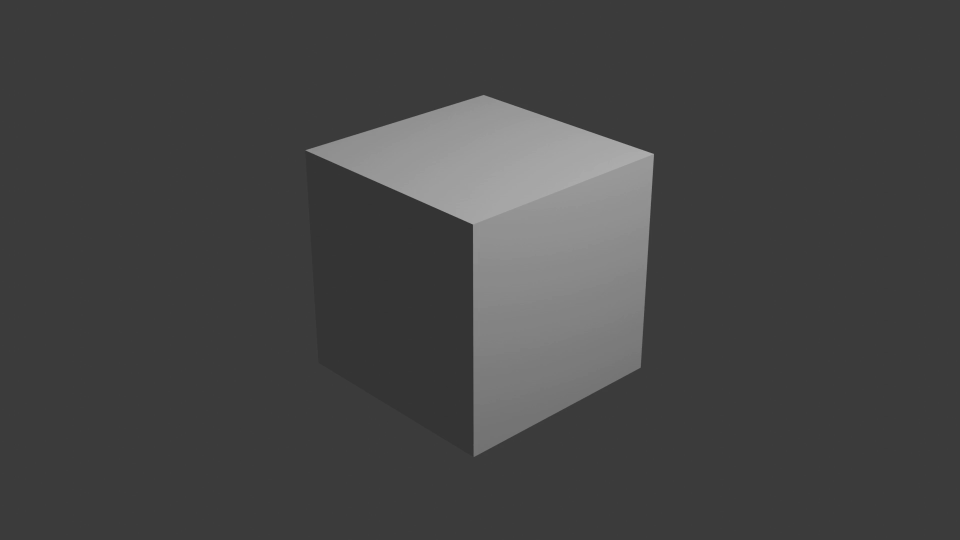
#> input picture frame 25 of Renders/2023-12-01.mp4, 1920 x 1080 px, given in place of the camera (shown at 1/2 size)
$ python cv_testing.py
#> lines starting #> are read from the running program, lines starting #| are printed output that depends on the picture; after the words box and inside, x2 and y2 are one past the last pixel; in counts of white or black regions, pixels touching at a corner belong together
### MotionTracker.py
import cv2
import numpy as np
import time
from datetime import datetime
import os
import seaborn as sns
from tkinter import Tk
import matplotlib.pyplot as plt
import pyautogui

# [4 lines of commented-out code are left out]


class MotionTracker():

    # [40 lines left out: functions __init__, set_focus, get_frame_diff, preprocess_frame, track_motion, render_text, not called in this run]


class VideoRecorder():

    # [49 lines left out: functions __init__, save_video, record_video, check_trigger, not called in this run]


class PartyGlow():

    def __init__(self):
        self.color_code = 0
        self.start = time.time()

    def init_frame_glow(self, frame):
        self.frame_glow = np.zeros(shape=(frame.shape[0], frame.shape[1], 3), dtype="float")

    # [7 lines left out: function get_frame_glow, not called in this run]

    def get_color(self):
        now = time.time()
        self.color_code = int((round(now-self.start, 0)%30)/10)

    # [10 lines left out: functions party_glow, add_party_glow, not called in this run]


class Timelapse():

    # [19 lines left out: functions __init__, save_photo, not called in this run]


class Figure():

    # [77 lines left out: functions __init__, get_current_dist, update_figure, not called in this run]


class ServoMotor():

    # [18 lines left out: functions __init__, move, not called in this run]


class LCD():

    def __init__(self):
        self.lcd = CharLCD(cols=16, rows=2, pin_rs=37, pin_e=35, pins_data=[33, 31, 29, 23], numbering_mode=GPIO.BOARD)
        self.lcd.clear()

    def update(self, text):
        self.lcd.clear()
        self.lcd.write_string(f"Curr angle: {text:.0f}")


class BackgroundVideo():

    # [22 lines left out: functions __init__, load_video, current_frame, not called in this run]


class Camera():

    def __init__(self, cam, pi):
        self.cam, self.pi = cam, pi
        self.width, self.height = 1280, 720

        if self.cam:
            if self.pi:
                self.cap = Picamera2()
                video_config = self.cap.create_video_configuration(main={"size": (self.width, self.height), "format": "BGR888"})
                self.cap.configure(video_config)
                self.cap.start()
            else:
                # self.cap = cv2.VideoCapture(0) # Laptop
                self.cap = cv2.VideoCapture(0, cv2.CAP_DSHOW)
                # self.cap.set(cv2.CAP_PROP_EXPOSURE, 10)
                # self.cap.set(cv2.CAP_PROP_AUTO_EXPOSURE, 1) # auto mode

                self.cap.set(cv2.CAP_PROP_FRAME_WIDTH, self.width)
                self.cap.set(cv2.CAP_PROP_FRAME_HEIGHT, self.height)


                # cv2.namedWindow("Filter", cv2.WINDOW_NORMAL)
                # cv2.setWindowProperty("Filter", cv2.WND_PROP_FULLSCREEN, cv2.WINDOW_FULLSCREEN)

    def read(self):
        if self.cam:
            ret, src_frame = (True, self.cap.capture_array()) if self.pi else self.cap.read()
#> src_frame is the input picture: shape (1080, 1920, 3); min 46, max 175, mean 68.3
        else:
            ret, src_frame = (True, pyautogui.screenshot())
            src_frame = np.array(src_frame)
        if not ret:
            print("Error: cap not found")
            self.quit()
        return src_frame

    def quit(self):
        if self.cam:
            self.cap.release()
            cv2.destroyAllWindows()
        quit()


class Trajectory():

    def __init__(self, n_points=10):
        self.n_points = n_points
        self.trajectory_list = []

    # [10 lines left out: function get_image_moments, not called in this run]


class Lambda():

    def __init__(self, lamb_func=lambda x: (x)):
        self.lamb_func = lamb_func

    def __call__(self, lamb_func, frame):
        return lamb_func(frame)


class MotionTrackerManager():

    def __init__(self, *, mtracker=True, rec=False, party=False, fig=False, bgv=False, t_lapse=False, cam=True, trajec=False, pi=False, servo=False, lcd_bool=False, lamb_bool=False):
        self.mtracker = mtracker
        self.rec = rec
        self.party = party
        self.fig = fig
        self.bgv = bgv
        self.t_lapse = t_lapse
        self.cam = cam
        self.trajec = trajec
        self.pi = pi
        self.servoMotor_bool = servo
        self.lcd_bool = lcd_bool
        self.lamb_bool = lamb_bool

        self.width_corr, self.height_corr = [0, 0], [0, 0] # [150, 250] # width, height

        self.camera = Camera(cam=self.cam, pi=self.pi)
        if self.mtracker: self.motionTracker = MotionTracker(self.width_corr, self.height_corr)
        if self.rec: self.videoRecorder = VideoRecorder()
        if self.party: self.partyGlow = PartyGlow()
        if self.fig: self.figure = Figure()
        if self.bgv: self.backgroundVideo = BackgroundVideo() # self.b_video = self.backgroundVideo.load_video()
        if self.t_lapse: self.timelapse = Timelapse()
        if self.trajec: self.trajectory = Trajectory()
        if self.servoMotor_bool: self.servoMotor = ServoMotor((self.camera.width, self.camera.height))
        if self.lcd_bool: self.lcd = LCD()
        if self.lamb_bool: self.lamb = Lambda()


    def run(self):

        while True:
            src_frame = self.camera.read()

            if self.lamb_bool:
                frame_test = self.lamb(self.lamb_func, frame=src_frame.copy())
            if self.mtracker:
                frame = self.motionTracker.preprocess_frame(frame=src_frame.copy())
                frame_diff, diff = self.motionTracker.track_motion(frame=frame)
            if self.t_lapse:
                self.timelapse.save_photo(frame=src_frame)
            if self.rec:
                self.videoRecorder.record_video(frame=src_frame, diff=diff)

            if self.trajec:
                self.trajectory.get_image_moments(frame=frame_diff)
                if self.servoMotor_bool:
                    self.servoMotor.move(coor=(self.trajectory.trajectory_list[-1]))
                if self.lcd_bool:
                    self.lcd.update(text=self.servoMotor.curr_angle)

            if self.fig:
                self.figure.update_figure(x=diff)
            if self.party:
                party_glow = self.partyGlow.party_glow(frame_diff=frame_diff)
                frame = self.partyGlow.add_party_glow(frame=frame, party_glow=party_glow)

                if self.bgv:
                    frame = self.backgroundVideo.current_frame()
                    party_glow = np.array(party_glow, dtype="float")
                    frame = np.array(frame, dtype="float")
                    frame += party_glow*3
                    frame = np.where(frame>255, 255, frame)
                    frame = np.array(frame, dtype="uint8")

            # cv2.rectangle(debug_frame, (self.width_corr[0], self.height_corr[0]), (self.width_corr[1], self.height_corr[1]), (0,255,0))
            if self.trajec:
                cv2.rectangle(src_frame, (int(self.trajectory.trajectory_list[-1][0]), int(self.trajectory.trajectory_list[-1][1])), (int(self.trajectory.trajectory_list[-1][0])+10, int(self.trajectory.trajectory_list[-1][1])+10), (0,255,0), thickness=10)
            if self.lamb_bool:
                cv2.imshow("Lambda", frame_test)
            # cv2.imshow("Filter", frame_diff)
            cv2.imshow("Source", src_frame)

            if cv2.waitKey(1) & 0xFF == ord("q"):
                self.camera.quit()
            if cv2.waitKey(1) & 0xFF == ord("1"):
                self.partyGlow = PartyGlow()
                self.partyGlow.init_frame_glow(frame=frame)
                self.party = not(self.party)


# [15 lines that do not run on import are left out]

### cv_testing.py
import MotionTracker as mt
import numpy as np
import cv2


# [21 lines left out: function histogram_equalize, not called in this run]


element = cv2.getStructuringElement(cv2.MORPH_CROSS,(3,3))
def erode(frame):
    return cv2.erode(frame, kernel=element)

def dilate(frame):
    return cv2.dilate(frame, kernel=element)

def hough_transform(frame):
    temp = cv2.cvtColor(frame, cv2.COLOR_BGR2GRAY)
    temp = cv2.Canny(temp, 100, 150, apertureSize=3)
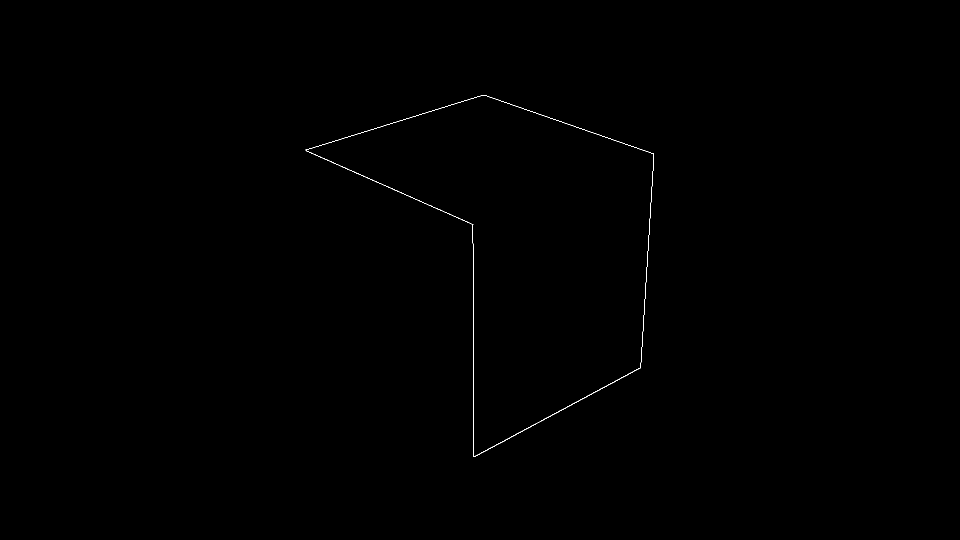
#> temp: shape (1080, 1920) (shown at 1/2 size); 0.12% white in thin lines or dots, all inside (x1, y1, x2, y2) = (611, 190, 1308, 914)

    thetas = np.linspace(-np.pi/2, np.pi/2, 180)
    hough_space = np.zeros_like(frame)
    p = np.where(temp)
#> p = 2486 positions, rows 190 to 913, columns 611 to 1307
    r = p[0][:, None]*np.cos(thetas) + p[1][:, None]*np.sin(thetas)
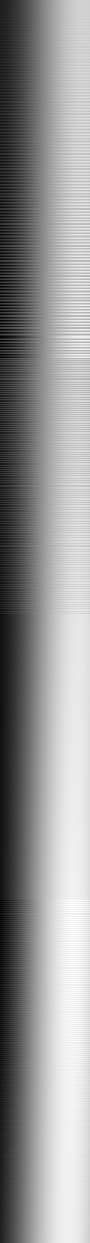
#> r: shape (2486, 180) float64 (shown at 1/2 size); min -1307, max 1476.9, mean 324.6; drawn with min black and max white
    r = np.clip(r, -frame.shape[0], frame.shape[0]-1)
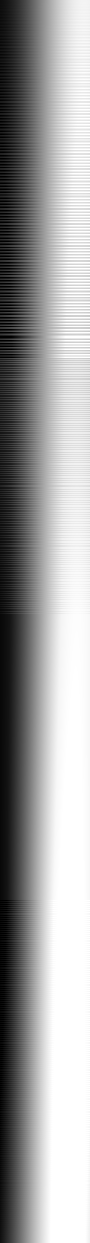
#> r: shape (2486, 180) float64 (shown at 1/2 size); min -1080, max 1079, mean 289.6; drawn with min black and max white


    for x in np.array_split(r, indices_or_sections=10):
        for i in range(len(thetas)):
            hough_space[x[:,i].astype(int), i*7:(i+1)*7] += 255//10
#> this loop made 10 passes
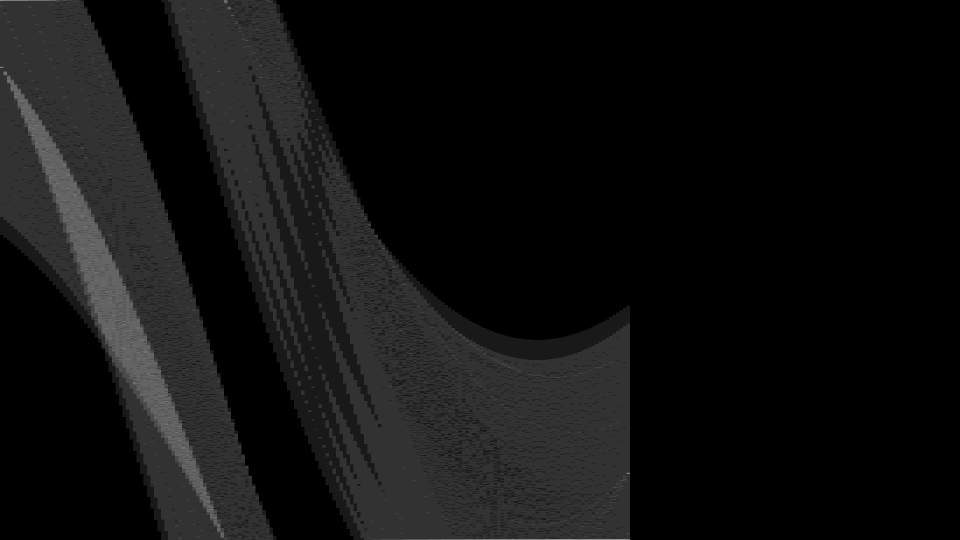
#> hough_space: shape (1080, 1920, 3) (shown at 1/2 size); min 0, max 250, mean 16.7
    lines = None
    # lines = cv2.HoughLines(temp, rho=1, theta=np.pi/180, threshold=250)
    if lines is not None:
        for r_theta in lines:
            arr = np.array(r_theta[0], dtype=np.float64)
            r, theta = arr
            a = np.cos(theta)
            b = np.sin(theta)
            x0 = a*r
            y0 = b*r
            x1 = int(x0 + 1000*(-b))
            y1 = int(y0 + 1000*(a))
            x2 = int(x0 - 1000*(-b))
            y2 = int(y0 - 1000*(a))
            cv2.line(frame, (x1, y1), (x2, y2), color=(0, 255, 0), thickness=2)

    return hough_space


# [19 lines left out: function skeletonize, not called in this run]

motionTrackerManager = mt.MotionTrackerManager(fig=False, lamb_bool=True, trajec=False, cam=True, mtracker=False)
motionTrackerManager.lamb_func = hough_transform
motionTrackerManager.run()
#> (key q is pressed here)
#> (the program exits here)
